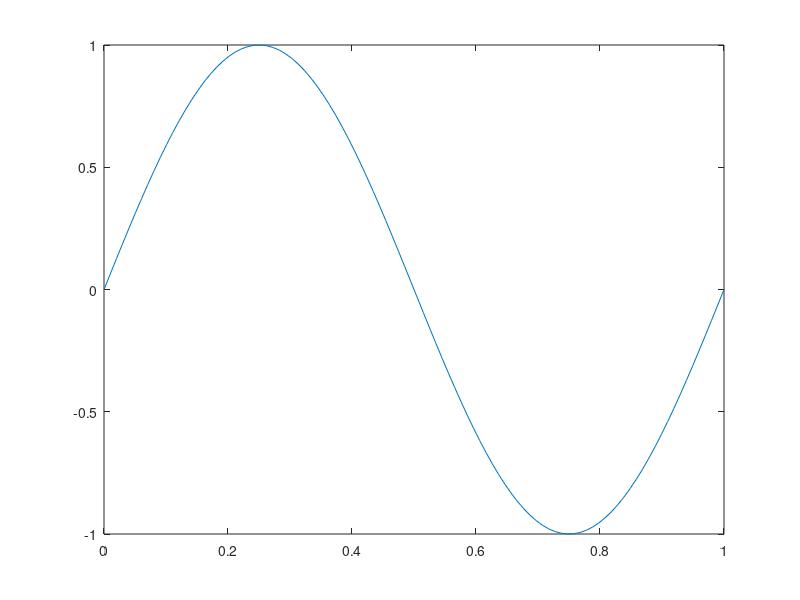

Write the MATLAB code that produced this figure.
% Regression test function (black blox) for FreeMat v4.0
% This function is autogenerated by helpgen.
function bbtest_success = bbtest_sin
  bbtest_success = 1;
NumErrors = 0;
try
  x = linspace(0,1);

catch
  NumErrors = NumErrors + 1;
end
try
  plot(x,sin(2*pi*x))

catch
  NumErrors = NumErrors + 1;
end
try
  mprint('sinplot')

catch
  NumErrors = NumErrors + 1;
end
if (NumErrors ~= 0) bbtest_success = 0; return; end
